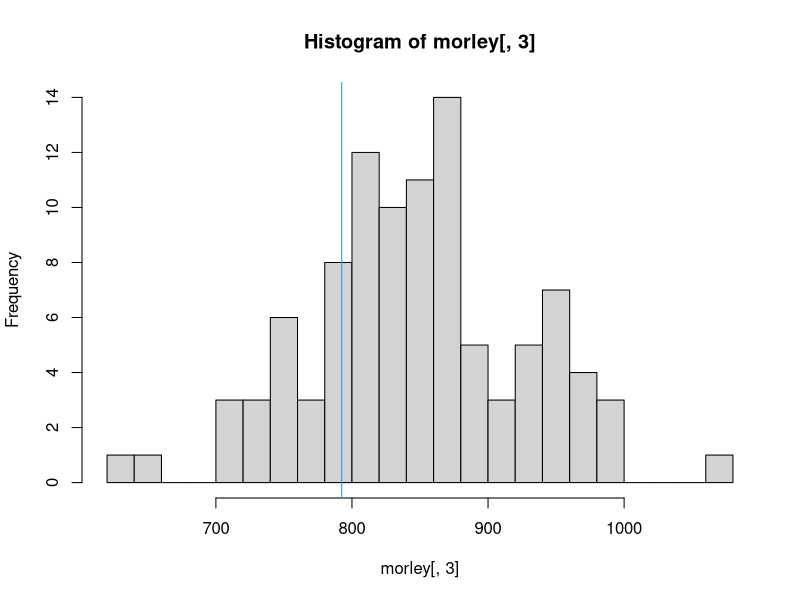

The R script that drew this image:
#a)
data("morley")

#b)
dim(morley)
#100, 3

#c)
names(morley)[3]
#"Speed"

#d)
mean(morley[,3])
#852.4

#e)
mean(morley[1:20,3])
#909

#f)
par(mfrow = c(1, 1))
hist(morley[,3], breaks = 20)

#g)
abline(v=792.458,col=4) #i like blue
